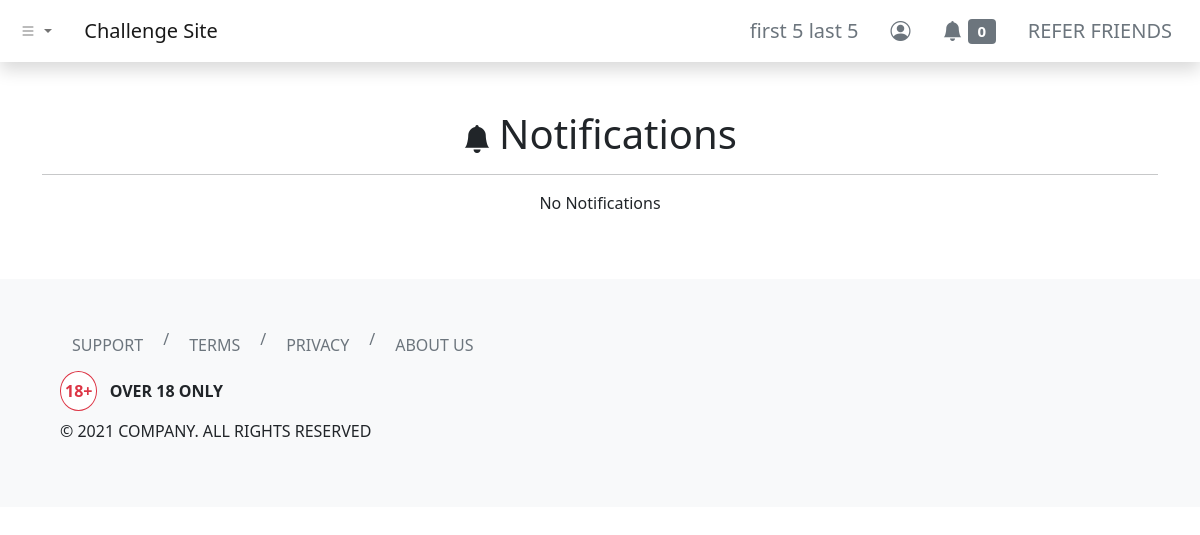
The app's page /dashboard/notifications/index.php (signed in), older data.
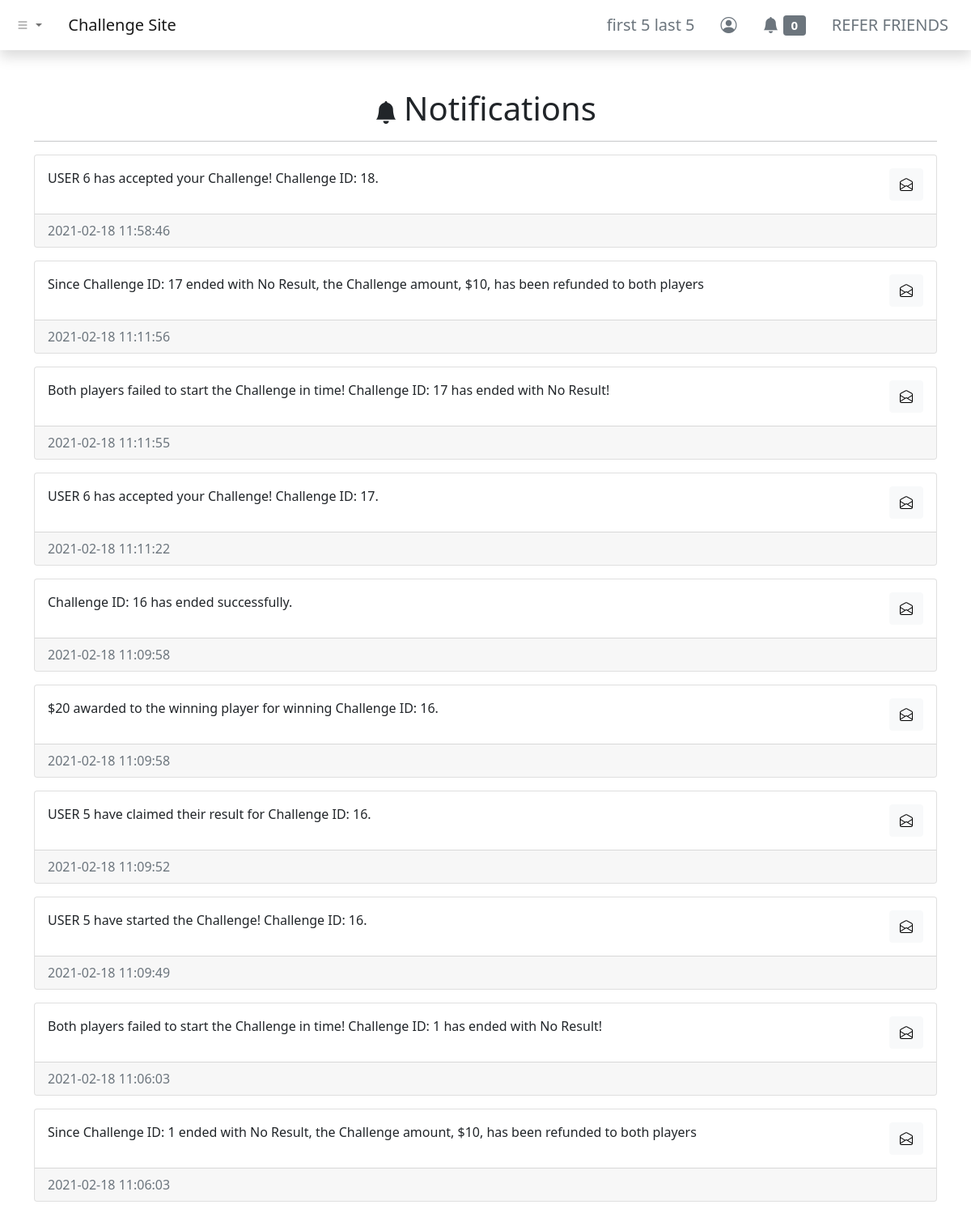
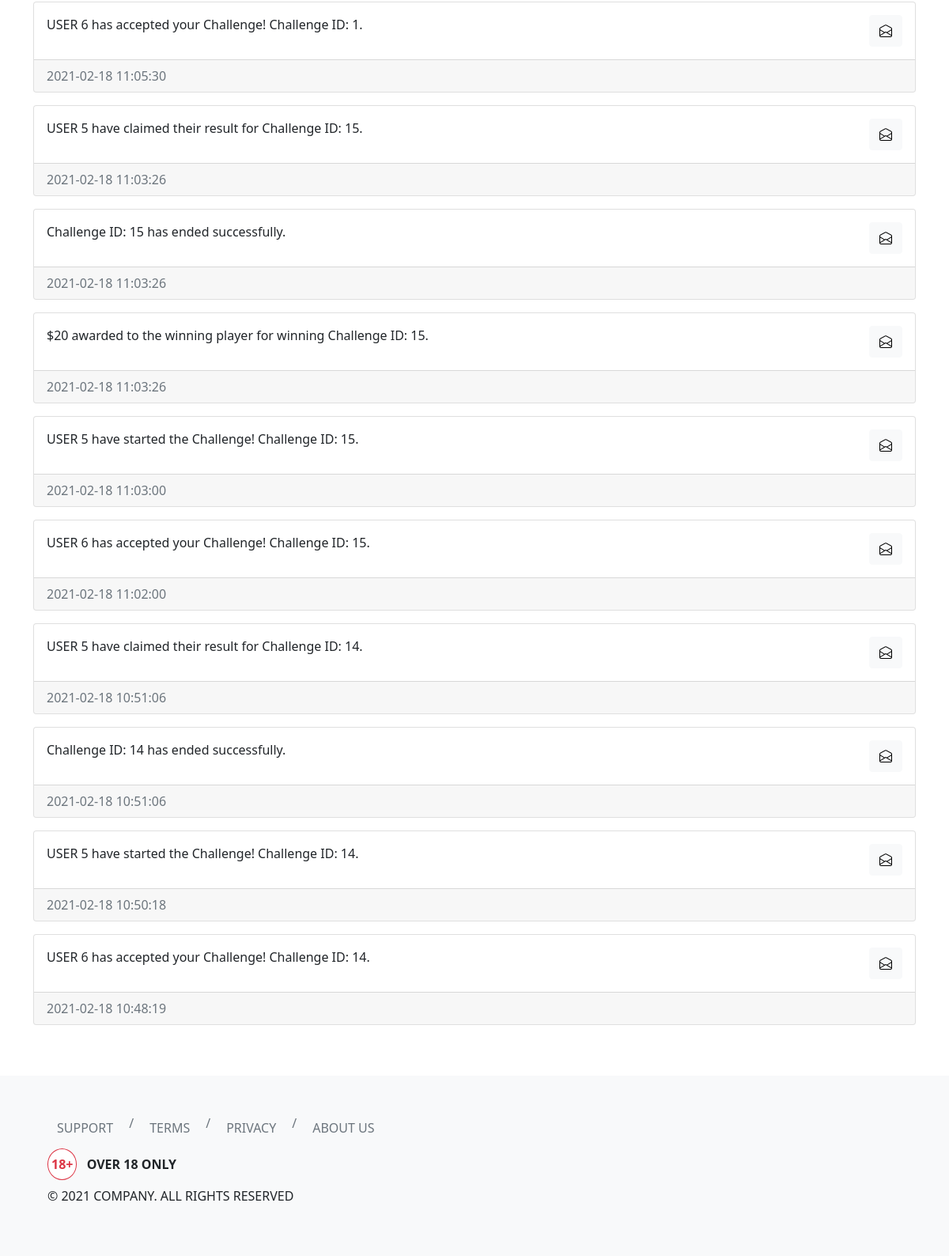
The same page, newer data (2 pictures, top to bottom).
### tables this page shows
CREATE TABLE `users` (
  `id` int(11) NOT NULL,
  `username` varchar(255) NOT NULL,
  `first_name` varchar(255) NOT NULL,
  `last_name` varchar(255) NOT NULL,
  `email` varchar(255) NOT NULL,
  `user_password` varchar(255) NOT NULL,
  `balance` decimal(65,30) UNSIGNED NOT NULL DEFAULT 0.000000000000000000000000000000
);

CREATE TABLE `notifications` (
  `notif_id` int(11) NOT NULL,
  `notif_for` int(11) NOT NULL,
  `notif_msg` text NOT NULL,
  `notif_status` varchar(255) NOT NULL DEFAULT 'unread',
  `notif_create_timestamp` timestamp NOT NULL DEFAULT current_timestamp(),
  `notif_read_timestamp` timestamp NULL DEFAULT NULL
);

### dashboard/notifications/index.php (the view, shortened to what this page needs)
<?php include '../../header.php'; ?>
<div class="container my-5">
    <div class="row">
        <div class="col">
            <h1 class="text-center"><i class="bi bi-bell-fill me-2 fs-3"></i>Notifications</h1>
            <hr />
            <?php
            include_once '../../php-apis/db-config.php';
            $user_id = $_SESSION['id'];
            $sql = "SELECT * FROM notifications WHERE notif_for = $user_id ORDER BY notif_create_timestamp DESC";
            $result = mysqli_query($conn, $sql);
            if (mysqli_num_rows($result) > 0) {
                while ($row = mysqli_fetch_assoc($result)) {
            ?>
                    <div class="card my-3">
                        <div class="card-body">
                            <div class="d-flex justify-content-between">
                                <p class="card-text"><?php echo $row['notif_msg']; ?></p>
                                <button type="button" class="btn btn-light notif_button" data-notif_id="<?php echo $row['notif_id']; ?>">
                                    <?php echo ($row['notif_status'] === 'unread') ? ('<i class="bi bi-envelope"></i>') : ('<i class="bi bi-envelope-open"></i>'); ?>
                                </button>
                            </div>
                        </div>
                        <div class="card-footer text-muted"><?php echo $row['notif_create_timestamp']; ?></div>
                    </div>
            <?php
                }
            } else {
                echo "<p class='text-center'>No Notifications</p>";
            }
            ?>
        </div>
    </div>
</div>
<?php include '../../footer.php'; ?>

### header.php (shortened to what this page needs)
<?php
function urlPrefix()
{
    if (basename(getcwd()) === basename(__DIR__)) {
        return './';
    } elseif (basename(dirname(getcwd())) === basename(__DIR__)) {
        return '../';
    } elseif (basename(dirname(dirname(getcwd()))) === basename(__DIR__)) {
        return '../../';
    } elseif (basename(dirname(dirname(dirname(getcwd())))) === basename(__DIR__)) {
        return '../../../';
    } else {
        return './';
    }
}
?>
<!DOCTYPE html>
<html lang="en">
<head>
    <link href="https://cdn.jsdelivr.net/npm/bootstrap@5.0.0-beta2/dist/css/bootstrap.min.css" rel="stylesheet">
    <link rel="stylesheet" href="https://cdn.jsdelivr.net/npm/bootstrap-icons@1.3.0/font/bootstrap-icons.css">
</head>
<body>
    <nav class="navbar navbar-expand-sm navbar-light bg-white shadow">
        <div class="container-fluid">
            <ul class="navbar-nav me-4">
                <li class="nav-item dropdown">
                    <a class="nav-link dropdown-toggle" href="#" id="navbarDropdownMenuLink" role="button" data-bs-toggle="dropdown" aria-expanded="false">
                        <i class="bi bi-list"></i>
                    </a>
                </li>
            </ul>
            <a class="navbar-brand" href="<?php echo urlPrefix(); ?>">Challenge Site</a>
            <div class="collapse navbar-collapse" id="navbarNavDropdown">
                <ul class="navbar-nav ms-auto">
                    <?php if (isset($_SESSION['id'])) { ?>
                        <li class="nav-item">
                            <a class="btn btn-lg btn-outline-secondary border-0" aria-current="page" href="<?php echo urlPrefix() . 'dashboard/profile/'; ?>">
                                <?php
                                include_once urlPrefix() . 'php-apis/db-config.php';
                                $user_id = $_SESSION['id'];
                                $sql = "SELECT * FROM users WHERE id=$user_id";
                                $result = mysqli_query($conn, $sql);
                                if (mysqli_num_rows($result) > 0) {
                                    while ($row = mysqli_fetch_assoc($result)) {
                                        echo $row['first_name'] . ' ' . $row['last_name'];
                                    }
                                } else {
                                    header("Location: " . urlPrefix() . "php-apis/logout.php");
                                    die();
                                }
                                ?>
                            </a>
                        </li>
                        <li class="nav-item">
                            <a class="btn btn-lg btn-outline-secondary border-0" aria-current="page" href="<?php echo urlPrefix() . 'dashboard/profile/'; ?>"><i class="bi bi-person-circle"></i></a>
                        </li>
                        <li class="nav-item">
                            <a class="btn btn-lg btn-outline-secondary border-0" aria-current="page" href="<?php echo urlPrefix() . 'dashboard/notifications/'; ?>">
                                <i class="bi bi-bell-fill"></i>
                                <span class="badge bg-secondary">
                                    <?php
                                    $sql2 = "SELECT COUNT(*) AS unread_notifs FROM notifications WHERE notif_for = $user_id AND notif_status = 'unread'";
                                    $result2 = mysqli_query($conn, $sql2);
                                    if (mysqli_num_rows($result2) > 0) {
                                        while ($row2 = mysqli_fetch_assoc($result2)) {
                                            echo $row2['unread_notifs'];
                                        }
                                    } else {
                                        echo "0";
                                    }
                                    ?>
                                </span>
                            </a>
                        </li>
                        <li class="nav-item">
                            <a class="btn btn-lg btn-outline-secondary border-0" aria-current="page" href="<?php echo urlPrefix() . 'dashboard/refer/'; ?>">REFER FRIENDS</a>
                        </li>
                    <?php } else { ?>
                        <li class="nav-item">
                            <a class="btn btn-lg btn-outline-secondary border-0" aria-current="page" href="<?php echo urlPrefix() . 'login/'; ?>">ENTER</a>
                        </li>
                    <?php } ?>
                </ul>
            </div>
        </div>
    </nav>

### footer.php (shortened to what this page needs)
<footer class="bg-light p-5">
    <div class="container-fluid">
        <div class="row">
            <div class="col">
                <nav aria-label="breadcrumb">
                    <ol class="breadcrumb">
                        <li class="breadcrumb-item"><a class="btn btn-outline-secondary border-0" href="<?php echo urlPrefix() . 'help/'; ?>">SUPPORT</a></li>
                        <li class="breadcrumb-item"><a class="btn btn-outline-secondary border-0" href="<?php echo urlPrefix() . 'terms/'; ?>">TERMS</a></li>
                        <li class="breadcrumb-item"><a class="btn btn-outline-secondary border-0" href="<?php echo urlPrefix() . 'privacy/'; ?>">PRIVACY</a></li>
                        <li class="breadcrumb-item"><a class="btn btn-outline-secondary border-0" href="<?php echo urlPrefix() . 'about/'; ?>">ABOUT US</a></li>
                    </ol>
                </nav>
            </div>
        </div>
        <div class="row">
            <div class="col">
                <p class="fw-bold"><span class="border border-danger rounded-circle bg-white text-danger px-1 py-2 me-2">18+</span> OVER 18 ONLY</p>
                <p>© 2021 COMPANY. ALL RIGHTS RESERVED</p>
            </div>
        </div>
    </div>
</footer>
</body>
</html>

Row changes from the older to the newer data that the page shows:
added notifications: notif_msg "USER 6 has accepted your Challenge! Challenge ID: 18.", notif_status "read" (drawn), notif_create_timestamp "2021-02-18 11:58:46"
added notifications: notif_msg "Since Challenge ID: 17 ended with No Result, the Challenge amount, $10, has been refunded to both players", notif_status "read" (drawn), notif_create_timestamp "2021-02-18 11:11:56"
added notifications: notif_msg "Both players failed to start the Challenge in time! Challenge ID: 17 has ended with No Result!", notif_status "read" (drawn), notif_create_timestamp "2021-02-18 11:11:55"
added notifications: notif_msg "USER 6 has accepted your Challenge! Challenge ID: 17.", notif_status "read" (drawn), notif_create_timestamp "2021-02-18 11:11:22"
added notifications: notif_msg "Challenge ID: 16 has ended successfully.", notif_status "read" (drawn), notif_create_timestamp "2021-02-18 11:09:58"
added notifications: notif_msg "$20 awarded to the winning player for winning Challenge ID: 16.", notif_status "read" (drawn), notif_create_timestamp "2021-02-18 11:09:58"
added notifications: notif_msg "USER 5 have claimed their result for Challenge ID: 16.", notif_status "read" (drawn), notif_create_timestamp "2021-02-18 11:09:52"
added notifications: notif_msg "USER 5 have started the Challenge! Challenge ID: 16.", notif_status "read" (drawn), notif_create_timestamp "2021-02-18 11:09:49"
added notifications: notif_msg "Both players failed to start the Challenge in time! Challenge ID: 1 has ended with No Result!", notif_status "read" (drawn), notif_create_timestamp "2021-02-18 11:06:03"
added notifications: notif_msg "Since Challenge ID: 1 ended with No Result, the Challenge amount, $10, has been refunded to both players", notif_status "read" (drawn), notif_create_timestamp "2021-02-18 11:06:03"
added notifications: notif_msg "USER 6 has accepted your Challenge! Challenge ID: 1.", notif_status "read" (drawn), notif_create_timestamp "2021-02-18 11:05:30"
added notifications: notif_msg "USER 5 have claimed their result for Challenge ID: 15.", notif_status "read" (drawn), notif_create_timestamp "2021-02-18 11:03:26"
added notifications: notif_msg "Challenge ID: 15 has ended successfully.", notif_status "read" (drawn), notif_create_timestamp "2021-02-18 11:03:26"
added notifications: notif_msg "$20 awarded to the winning player for winning Challenge ID: 15.", notif_status "read" (drawn), notif_create_timestamp "2021-02-18 11:03:26"
added notifications: notif_msg "USER 5 have started the Challenge! Challenge ID: 15.", notif_status "read" (drawn), notif_create_timestamp "2021-02-18 11:03:00"
added notifications: notif_msg "USER 6 has accepted your Challenge! Challenge ID: 15.", notif_status "read" (drawn), notif_create_timestamp "2021-02-18 11:02:00"
added notifications: notif_msg "USER 5 have claimed their result for Challenge ID: 14.", notif_status "read" (drawn), notif_create_timestamp "2021-02-18 10:51:06"
added notifications: notif_msg "Challenge ID: 14 has ended successfully.", notif_status "read" (drawn), notif_create_timestamp "2021-02-18 10:51:06"
added notifications: notif_msg "USER 5 have started the Challenge! Challenge ID: 14.", notif_status "read" (drawn), notif_create_timestamp "2021-02-18 10:50:18"
added notifications: notif_msg "USER 6 has accepted your Challenge! Challenge ID: 14.", notif_status "read" (drawn), notif_create_timestamp "2021-02-18 10:48:19"
Text that changed along with them:
text no longer shown: "No Notifications"
